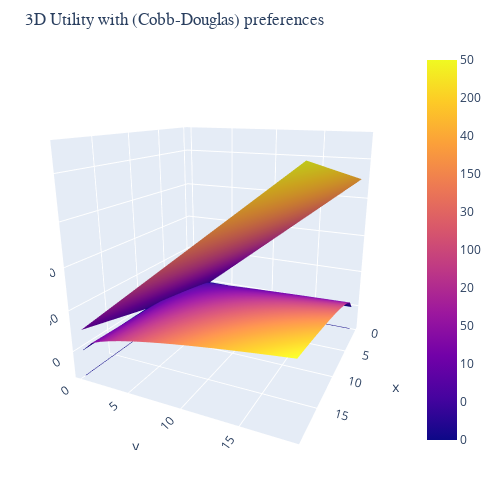
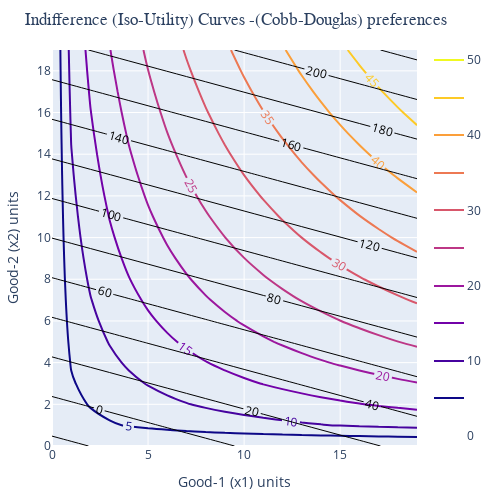

These figures' notebook cell, in order:
### Code cell
f1,f2 = iso_utility('Cobb-Douglas',50,50,0.5,True,1,4,25)
f1.show()
f2.show()

### Figure 1 — Plotly figure (JSON) as saved in the notebook; plotly's stock layout.template omitted (floating-point values rounded to 4 significant figures; data arrays with more than 128 entries replaced by an {"elided": "..."} marker saying what was removed)
{"data": [{"contours": {"z": {"highlightcolor": "limegreen", "project": {"z": true}, "show": true, "usecolormap": true}}, "type": "surface", "z": {"elided": "20x20 float values"}}, {"type": "surface", "z": {"elided": "20x20 float values"}}], "layout": {"autosize": false, "height": 500, "margin": {"b": 50, "l": 50, "r": 50, "t": 50}, "scene": {"camera": {"eye": {"x": 1.87, "y": 0.88, "z": 0.64}}}, "title": {"font": {"family": "Times New Roman"}, "text": "3D Utility with (Cobb-Douglas) preferences"}, "width": 500}}

### Figure 2 — Plotly figure (JSON) as saved in the notebook; plotly's stock layout.template omitted (floating-point values rounded to 4 significant figures; data arrays with more than 128 entries replaced by an {"elided": "..."} marker saying what was removed)
{"data": [{"contours": {"coloring": "lines", "showlabels": true}, "customdata": {"elided": "20x20 float values"}, "hovertemplate": "<i>Utility U</i>: %{z:.3f}<br><br><i>MRS</i>: %{customdata:.3f}<br><br><b>X</b>: %{x} <b>Y</b>: %{y}", "line": {"color": "black", "width": 2}, "name": "Indifference Curves", "type": "contour", "z": {"elided": "20x20 float values"}}, {"contours": {"coloring": "none", "showlabels": true}, "customdata": [-0.25, -0.25, -0.25, -0.25, -0.25, -0.25, -0.25, -0.25, -0.25, -0.25, -0.25, -0.25, -0.25, -0.25, -0.25, -0.25, -0.25, -0.25, -0.25, -0.25], "hovertemplate": "<i>Budget slope</i>: %{customdata:.3f}<br><br><b>X</b>: %{x} <b>Y</b>: %{y}", "line": {"color": "black", "width": 1}, "name": "Budget line", "type": "contour", "z": {"elided": "20x20 float values"}}], "layout": {"autosize": false, "height": 500, "margin": {"b": 50, "l": 50, "r": 50, "t": 50}, "title": {"font": {"family": "Times New Roman"}, "text": "Indifference (Iso-Utility) Curves -(Cobb-Douglas) preferences"}, "width": 500, "xaxis": {"title": {"text": "Good-1 (x1) units"}}, "yaxis": {"title": {"text": "Good-2 (x2) units"}}}}
